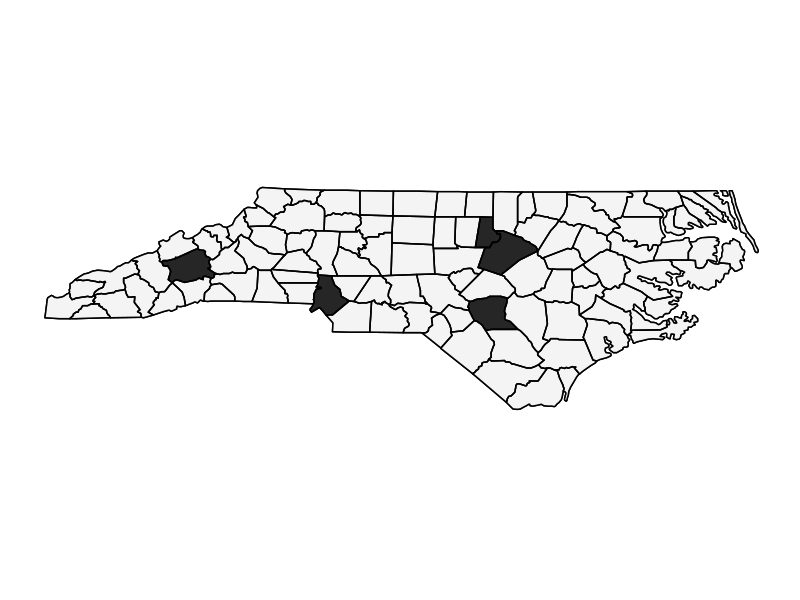

This figure's R source:
################################################################################
# Plotting Discrete Variables on Maps Using ggplot2
################################################################################

library(dplyr)
library(ggplot2)

rm(list = ls())

# Setting options for plot formatting, including font type + size, and title
# alignment, using `minimal` theme

theme_bcg <- theme_minimal(base_size = 9, base_family = "Palatino") + 
  theme(plot.title = element_text(hjust = 0.5, face = "bold"))

# Packages for map plotting-- `ggthemes` loads the `theme_minimal()` style 
# used below, while `gridExtra` lets you control layouts of displayed plots. 
# The `maps` package contains 

library(maps)
library(ggthemes)
library(gridExtra)

################################################################################
# Loading Data + Plotting Theme
################################################################################

# Loading geographic data for states + counties in the US. `map_data()` takes
# the series of points-based data provided by the `maps` package and converts
# into a df that is readable via ggplot2

nc.counties <- map_data("county") %>% 
  subset(region == "north carolina")

# Theme below removes all unneccessary axes and tick marks from plots

ditch_the_axes <- theme(
  axis.text = element_blank(),
  axis.line = element_blank(),
  axis.ticks = element_blank(),
  panel.border = element_blank(),
  panel.grid = element_blank(),
  axis.title = element_blank()
)

################################################################################
# Plot the Counties in North Carolina with a Particular Type of Law in Effect
################################################################################

# We want to a plot that highlights the counties in North Carolina that have a 
# particular type of law in effect

# We can start with a basic map of the counties in NC

nc.map <- ggplot(nc.counties, mapping = aes(x = long, y = lat, group = group)) + 
  coord_fixed(1) + geom_polygon(color = "black", fill = "white") + 
  theme_minimal() + ditch_the_axes 

# Now we can create a variable set equal to 1 if a particular county has the
# type of law we're interested in 

btb.counties <- c("buncombe", "cumberland", "durham", "mecklenburg", "wake")

nc.counties$btb.law <- 0

# Set btb.law dummy variable equal to 1 if the county name is in the list
# of `btb.counties`

nc.counties[nc.counties$subregion %in% btb.counties, ]$btb.law <- 1

# Creating map with counties that have law in effect shaded in 

nc.map + 
  geom_polygon(data = nc.counties, aes(fill = as.factor(btb.law)), 
               color = alpha("black", 0.2)) +
  scale_colour_discrete() +  
  scale_fill_manual(values = alpha(c("gray95", "black"), .85)) +
  geom_polygon(color = "black", fill = NA) +
  theme_bcg + ditch_the_axes + theme(legend.position="none")

